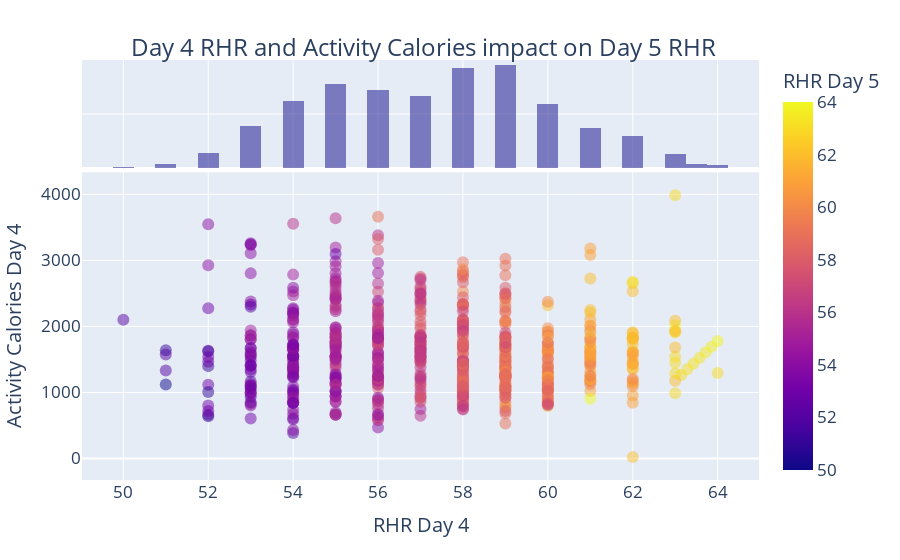

The notebook cell saved with this chart:
### Code cell
fig3 = px.scatter(df, x='RHR Day 4', y='Activity Calories Day 4', marginal_x='histogram', 
           color='RHR Day 5', opacity=0.5)
fig3.update_layout(
    title = {
        'text': "Day 4 RHR and Activity Calories impact on Day 5 RHR",
        'x': 0.47,
        'y': 0.93
    },
    font = dict(
        size=17
    ))
fig3.update_traces(marker=dict(size=12),
                  selector=dict(mode='markers'))
fig3

### Figure 1 — Plotly figure (JSON) as saved in the notebook; plotly's stock layout.template omitted (floating-point values rounded to 4 significant figures; data arrays with more than 128 entries replaced by an {"elided": "..."} marker saying what was removed)
{"data": [{"hoverlabel": {"namelength": 0}, "hovertemplate": "RHR Day 4=%{x}<br>Activity Calories Day 4=%{y}<br>RHR Day 5=%{marker.color}", "legendgroup": "", "marker": {"color": {"elided": "671 float values"}, "coloraxis": "coloraxis", "opacity": 0.5, "size": 12, "symbol": "circle"}, "mode": "markers", "name": "", "showlegend": false, "type": "scatter", "x": {"elided": "671 float values"}, "xaxis": "x", "y": {"elided": "671 float values"}, "yaxis": "y"}, {"alignmentgroup": "True", "bingroup": "x", "hoverlabel": {"namelength": 0}, "hovertemplate": "RHR Day 4=%{x}<br>count=%{y}", "legendgroup": "", "marker": {"color": "#0d0887"}, "name": "", "offsetgroup": "", "opacity": 0.5, "showlegend": false, "type": "histogram", "x": {"elided": "671 float values"}, "xaxis": "x2", "yaxis": "y2"}], "layout": {"barmode": "overlay", "coloraxis": {"colorbar": {"title": {"text": "RHR Day 5"}}, "colorscale": [[0, "#0d0887"], [0.1111, "#46039f"], [0.2222, "#7201a8"], [0.3333, "#9c179e"], [0.4444, "#bd3786"], [0.5556, "#d8576b"], [0.6667, "#ed7953"], [0.7778, "#fb9f3a"], [0.8889, "#fdca26"], [1, "#f0f921"]]}, "font": {"size": 17}, "legend": {"tracegroupgap": 0}, "margin": {"t": 60}, "title": {"text": "Day 4 RHR and Activity Calories impact on Day 5 RHR", "x": 0.47, "y": 0.93}, "xaxis": {"anchor": "y", "domain": [0, 1], "title": {"text": "RHR Day 4"}}, "xaxis2": {"anchor": "y2", "domain": [0, 1], "matches": "x", "showgrid": true, "showticklabels": false}, "yaxis": {"anchor": "x", "domain": [0, 0.7326], "title": {"text": "Activity Calories Day 4"}}, "yaxis2": {"anchor": "x2", "domain": [0.7426, 1], "matches": "y2", "showgrid": true, "showline": false, "showticklabels": false, "ticks": ""}}}
